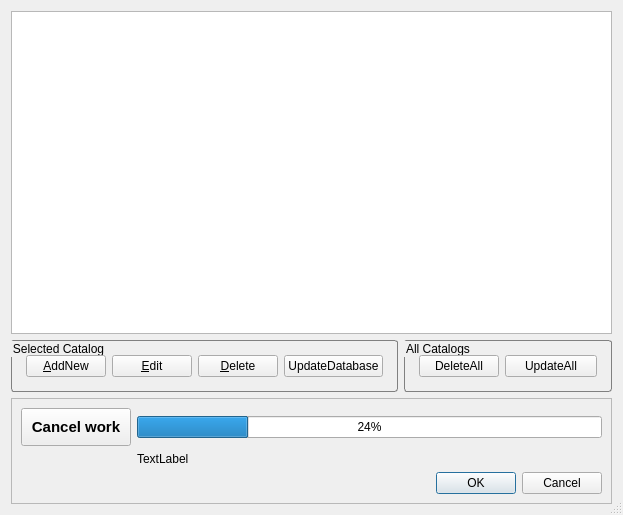
<?xml version="1.0" encoding="UTF-8"?>
<ui version="4.0">
 <class>ManageDatabaseDialog</class>
 <widget class="QDialog" name="ManageDatabaseDialog">
  <property name="geometry">
   <rect>
    <x>0</x>
    <y>0</y>
    <width>623</width>
    <height>515</height>
   </rect>
  </property>
  <property name="acceptDrops">
   <bool>true</bool>
  </property>
  <property name="windowTitle">
   <string>ManageCatalogs</string>
  </property>
  <property name="styleSheet">
   <string notr="true">QGroupBox {
  border: 1px solid gray;
  border-radius: 3px;
  padding: 5px;
}
</string>
  </property>
  <property name="sizeGripEnabled">
   <bool>true</bool>
  </property>
  <layout class="QGridLayout" name="gridLayout_3">
   <item row="1" column="0">
    <widget class="QGroupBox" name="groupBox">
     <property name="sizePolicy">
      <sizepolicy hsizetype="Preferred" vsizetype="Fixed">
       <horstretch>0</horstretch>
       <verstretch>0</verstretch>
      </sizepolicy>
     </property>
     <property name="title">
      <string extracomment="Name of the frame in which buttons for operating one catalog are arranged">Selected Catalog</string>
     </property>
     <layout class="QGridLayout" name="gridLayout">
      <item row="0" column="0">
       <widget class="QPushButton" name="addButton">
        <property name="text">
         <string extracomment="Button to add a new catalog">&amp;AddNew</string>
        </property>
        <property name="flat">
         <bool>false</bool>
        </property>
       </widget>
      </item>
      <item row="0" column="3">
       <widget class="QPushButton" name="updateButton">
        <property name="text">
         <string extracomment="Button for updating the contents of registered catalog">UpdateDatabase</string>
        </property>
       </widget>
      </item>
      <item row="0" column="2">
       <widget class="QPushButton" name="deleteButton">
        <property name="text">
         <string extracomment="Button to delete information of registered catalog">&amp;Delete</string>
        </property>
       </widget>
      </item>
      <item row="0" column="1">
       <widget class="QPushButton" name="editButton">
        <property name="text">
         <string extracomment="Button to edit information on registered catalog">&amp;Edit</string>
        </property>
       </widget>
      </item>
     </layout>
    </widget>
   </item>
   <item row="1" column="1">
    <widget class="QGroupBox" name="groupBox_2">
     <property name="sizePolicy">
      <sizepolicy hsizetype="Preferred" vsizetype="Fixed">
       <horstretch>0</horstretch>
       <verstretch>0</verstretch>
      </sizepolicy>
     </property>
     <property name="title">
      <string extracomment="Name of the frame in which buttons for operating all catalogs are arranged">All Catalogs</string>
     </property>
     <layout class="QFormLayout" name="formLayout">
      <item row="0" column="0">
       <widget class="QPushButton" name="deleteAllButton">
        <property name="sizePolicy">
         <sizepolicy hsizetype="Preferred" vsizetype="Fixed">
          <horstretch>0</horstretch>
          <verstretch>0</verstretch>
         </sizepolicy>
        </property>
        <property name="styleSheet">
         <string notr="true">padding 5px;</string>
        </property>
        <property name="text">
         <string>DeleteAll</string>
        </property>
       </widget>
      </item>
      <item row="0" column="1">
       <widget class="QPushButton" name="updateAllButton">
        <property name="text">
         <string extracomment="登録済みのカタログの内容を更新するボタン">UpdateAll</string>
        </property>
       </widget>
      </item>
     </layout>
    </widget>
   </item>
   <item row="0" column="0" colspan="2">
    <widget class="QTreeWidget" name="treeWidget">
     <property name="sizePolicy">
      <sizepolicy hsizetype="Expanding" vsizetype="Expanding">
       <horstretch>0</horstretch>
       <verstretch>0</verstretch>
      </sizepolicy>
     </property>
     <property name="selectionBehavior">
      <enum>QAbstractItemView::SelectRows</enum>
     </property>
     <property name="uniformRowHeights">
      <bool>true</bool>
     </property>
     <property name="sortingEnabled">
      <bool>true</bool>
     </property>
     <property name="columnCount">
      <number>3</number>
     </property>
     <attribute name="headerVisible">
      <bool>false</bool>
     </attribute>
     <attribute name="headerDefaultSectionSize">
      <number>150</number>
     </attribute>
     <column>
      <property name="text">
       <string notr="true">1</string>
      </property>
     </column>
     <column>
      <property name="text">
       <string notr="true">2</string>
      </property>
     </column>
     <column>
      <property name="text">
       <string notr="true">3</string>
      </property>
     </column>
    </widget>
   </item>
   <item row="2" column="0" colspan="2">
    <widget class="QFrame" name="frame">
     <property name="sizePolicy">
      <sizepolicy hsizetype="Expanding" vsizetype="Fixed">
       <horstretch>0</horstretch>
       <verstretch>0</verstretch>
      </sizepolicy>
     </property>
     <property name="frameShape">
      <enum>QFrame::StyledPanel</enum>
     </property>
     <property name="frameShadow">
      <enum>QFrame::Raised</enum>
     </property>
     <layout class="QGridLayout" name="gridLayout_2">
      <item row="1" column="1">
       <widget class="QProgressBar" name="progressBar">
        <property name="sizePolicy">
         <sizepolicy hsizetype="Expanding" vsizetype="Fixed">
          <horstretch>0</horstretch>
          <verstretch>0</verstretch>
         </sizepolicy>
        </property>
        <property name="value">
         <number>24</number>
        </property>
       </widget>
      </item>
      <item row="3" column="1">
       <widget class="QDialogButtonBox" name="buttonBox">
        <property name="orientation">
         <enum>Qt::Horizontal</enum>
        </property>
        <property name="standardButtons">
         <set>QDialogButtonBox::Cancel|QDialogButtonBox::Ok</set>
        </property>
       </widget>
      </item>
      <item row="1" column="0">
       <widget class="QPushButton" name="cancelButton">
        <property name="font">
         <font>
          <pointsize>11</pointsize>
          <weight>75</weight>
          <bold>true</bold>
         </font>
        </property>
        <property name="styleSheet">
         <string notr="true">border-width: 2px;
padding: 8px;
</string>
        </property>
        <property name="text">
         <string notr="true">Cancel work</string>
        </property>
       </widget>
      </item>
      <item row="2" column="1">
       <widget class="QLabel" name="volumeNameLabel">
        <property name="text">
         <string notr="true">TextLabel</string>
        </property>
       </widget>
      </item>
     </layout>
    </widget>
   </item>
  </layout>
 </widget>
 <resources/>
 <connections>
  <connection>
   <sender>buttonBox</sender>
   <signal>accepted()</signal>
   <receiver>ManageDatabaseDialog</receiver>
   <slot>accept()</slot>
   <hints>
    <hint type="sourcelabel">
     <x>248</x>
     <y>254</y>
    </hint>
    <hint type="destinationlabel">
     <x>157</x>
     <y>274</y>
    </hint>
   </hints>
  </connection>
  <connection>
   <sender>buttonBox</sender>
   <signal>rejected()</signal>
   <receiver>ManageDatabaseDialog</receiver>
   <slot>reject()</slot>
   <hints>
    <hint type="sourcelabel">
     <x>316</x>
     <y>260</y>
    </hint>
    <hint type="destinationlabel">
     <x>286</x>
     <y>274</y>
    </hint>
   </hints>
  </connection>
  <connection>
   <sender>addButton</sender>
   <signal>clicked()</signal>
   <receiver>ManageDatabaseDialog</receiver>
   <slot>handleAddButtonClicked()</slot>
   <hints>
    <hint type="sourcelabel">
     <x>61</x>
     <y>404</y>
    </hint>
    <hint type="destinationlabel">
     <x>311</x>
     <y>257</y>
    </hint>
   </hints>
  </connection>
  <connection>
   <sender>deleteButton</sender>
   <signal>clicked()</signal>
   <receiver>ManageDatabaseDialog</receiver>
   <slot>handleDeleteButtonClicked()</slot>
   <hints>
    <hint type="sourcelabel">
     <x>223</x>
     <y>404</y>
    </hint>
    <hint type="destinationlabel">
     <x>311</x>
     <y>257</y>
    </hint>
   </hints>
  </connection>
  <connection>
   <sender>editButton</sender>
   <signal>clicked()</signal>
   <receiver>ManageDatabaseDialog</receiver>
   <slot>handleEditButtonClicked()</slot>
   <hints>
    <hint type="sourcelabel">
     <x>142</x>
     <y>404</y>
    </hint>
    <hint type="destinationlabel">
     <x>311</x>
     <y>257</y>
    </hint>
   </hints>
  </connection>
  <connection>
   <sender>updateButton</sender>
   <signal>clicked()</signal>
   <receiver>ManageDatabaseDialog</receiver>
   <slot>handleUpdateButtonClicked()</slot>
   <hints>
    <hint type="sourcelabel">
     <x>312</x>
     <y>404</y>
    </hint>
    <hint type="destinationlabel">
     <x>311</x>
     <y>257</y>
    </hint>
   </hints>
  </connection>
  <connection>
   <sender>deleteAllButton</sender>
   <signal>clicked()</signal>
   <receiver>ManageDatabaseDialog</receiver>
   <slot>handleDeleteAllButtonClicked()</slot>
   <hints>
    <hint type="sourcelabel">
     <x>432</x>
     <y>404</y>
    </hint>
    <hint type="destinationlabel">
     <x>311</x>
     <y>257</y>
    </hint>
   </hints>
  </connection>
  <connection>
   <sender>updateAllButton</sender>
   <signal>clicked()</signal>
   <receiver>ManageDatabaseDialog</receiver>
   <slot>handleUpdateAllButtonClicked()</slot>
   <hints>
    <hint type="sourcelabel">
     <x>537</x>
     <y>404</y>
    </hint>
    <hint type="destinationlabel">
     <x>311</x>
     <y>257</y>
    </hint>
   </hints>
  </connection>
  <connection>
   <sender>cancelButton</sender>
   <signal>clicked()</signal>
   <receiver>ManageDatabaseDialog</receiver>
   <slot>handleCancelButtonClicked()</slot>
   <hints>
    <hint type="sourcelabel">
     <x>64</x>
     <y>455</y>
    </hint>
    <hint type="destinationlabel">
     <x>311</x>
     <y>257</y>
    </hint>
   </hints>
  </connection>
 </connections>
 <slots>
  <slot>handleAddButtonClicked()</slot>
  <slot>handleDeleteButtonClicked()</slot>
  <slot>handleEditButtonClicked()</slot>
  <slot>handleUpdateButtonClicked()</slot>
  <slot>handleDeleteAllButtonClicked()</slot>
  <slot>handleUpdateAllButtonClicked()</slot>
  <slot>handleCancelButtonClicked()</slot>
 </slots>
</ui>
